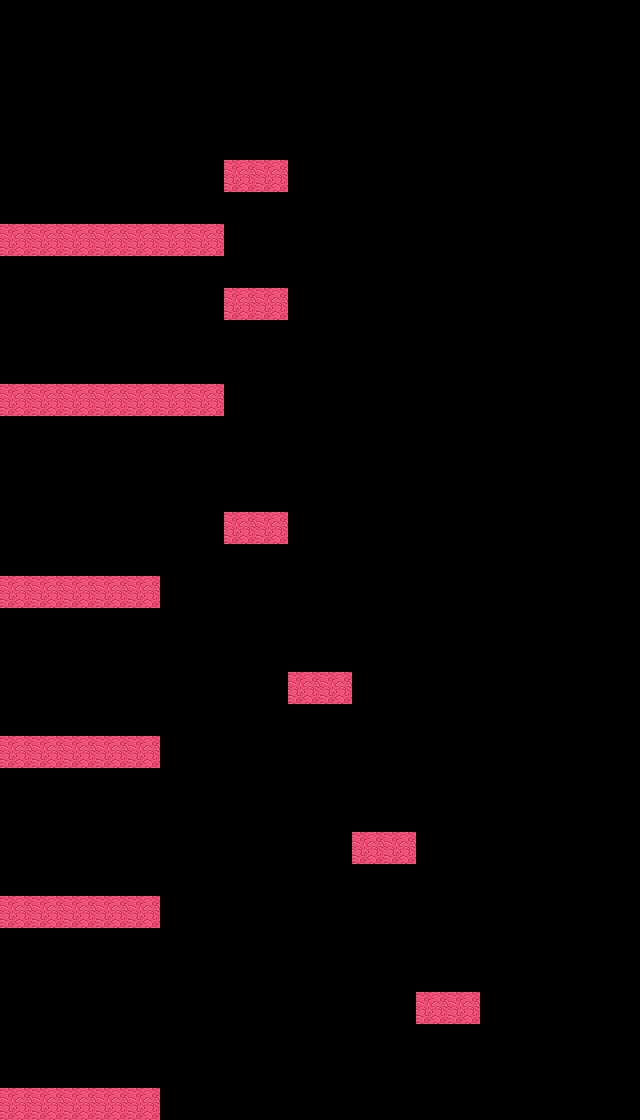

This is a level from a 2D game, rendered from its Tiled map with the project's own tilesets. A one-line summary and the complete map file follow:
An orthogonal 20x35 tile map with 32x32 px tiles, 1 tile layer (Background) and 14 objects.

<map version="1.10" tiledversion="1.10.2" orientation="orthogonal" renderorder="right-down" width="20" height="35" tilewidth="32" tileheight="32" infinite="0" nextlayerid="3" nextobjectid="15">
 <editorsettings>
  <export target="lvl12/map.json" format="json" />
 </editorsettings>
 <tileset firstgid="1" name="tileset" tilewidth="32" tileheight="32" tilecount="128" columns="8">
  <image source="tileset.png" trans="ff00ff" width="256" height="512" />
 </tileset>
 <layer id="1" name="Background" width="20" height="35">
  <data encoding="csv">
0,0,0,0,0,0,0,0,0,0,0,0,0,0,0,0,0,0,0,0,
0,0,0,0,0,0,0,0,0,0,0,0,0,0,0,0,0,0,0,0,
0,0,0,0,0,0,0,0,0,0,0,0,0,0,0,0,0,0,0,0,
0,0,0,0,0,0,0,0,0,0,0,0,0,0,0,0,0,0,0,0,
0,0,0,0,0,0,0,0,0,0,0,0,0,0,0,0,0,0,0,0,
0,0,0,0,0,0,0,18,18,0,0,0,0,0,0,0,0,0,0,0,
0,0,0,0,0,0,0,0,0,0,0,0,0,0,0,0,0,0,0,0,
18,18,18,18,18,18,18,0,0,0,0,0,0,0,0,0,0,0,0,0,
0,0,0,0,0,0,0,0,0,0,0,0,0,0,0,0,0,0,0,0,
0,0,0,0,0,0,0,18,18,0,0,0,0,0,0,0,0,0,0,0,
0,0,0,0,0,0,0,0,0,0,0,0,0,0,0,0,0,0,0,0,
0,0,0,0,0,0,0,0,0,0,0,0,0,0,0,0,0,0,0,0,
18,18,18,18,18,18,18,0,0,0,0,0,0,0,0,0,0,0,0,0,
0,0,0,0,0,0,0,0,0,0,0,0,0,0,0,0,0,0,0,0,
0,0,0,0,0,0,0,0,0,0,0,0,0,0,0,0,0,0,0,0,
0,0,0,0,0,0,0,0,0,0,0,0,0,0,0,0,0,0,0,0,
0,0,0,0,0,0,0,18,18,0,0,0,0,0,0,0,0,0,0,0,
0,0,0,0,0,0,0,0,0,0,0,0,0,0,0,0,0,0,0,0,
18,18,18,18,18,0,0,0,0,0,0,0,0,0,0,0,0,0,0,0,
0,0,0,0,0,0,0,0,0,0,0,0,0,0,0,0,0,0,0,0,
0,0,0,0,0,0,0,0,0,0,0,0,0,0,0,0,0,0,0,0,
0,0,0,0,0,0,0,0,0,18,18,0,0,0,0,0,0,0,0,0,
0,0,0,0,0,0,0,0,0,0,0,0,0,0,0,0,0,0,0,0,
18,18,18,18,18,0,0,0,0,0,0,0,0,0,0,0,0,0,0,0,
0,0,0,0,0,0,0,0,0,0,0,0,0,0,0,0,0,0,0,0,
0,0,0,0,0,0,0,0,0,0,0,0,0,0,0,0,0,0,0,0,
0,0,0,0,0,0,0,0,0,0,0,18,18,0,0,0,0,0,0,0,
0,0,0,0,0,0,0,0,0,0,0,0,0,0,0,0,0,0,0,0,
18,18,18,18,18,0,0,0,0,0,0,0,0,0,0,0,0,0,0,0,
0,0,0,0,0,0,0,0,0,0,0,0,0,0,0,0,0,0,0,0,
0,0,0,0,0,0,0,0,0,0,0,0,0,0,0,0,0,0,0,0,
0,0,0,0,0,0,0,0,0,0,0,0,0,18,18,0,0,0,0,0,
0,0,0,0,0,0,0,0,0,0,0,0,0,0,0,0,0,0,0,0,
0,0,0,0,0,0,0,0,0,0,0,0,0,0,0,0,0,0,0,0,
18,18,18,18,18,0,0,0,0,0,0,0,0,0,0,0,0,0,0,0
</data>
 </layer>
 <objectgroup id="2" name="Background collision">
  <object id="1" x="1" y="222" width="222" height="33" />
  <object id="2" x="226" y="158" width="63" height="31" />
  <object id="3" x="222" y="290" width="66" height="29" />
  <object id="4" x="-1" y="382" width="230" height="36" />
  <object id="5" x="222" y="512.667" width="66.6667" height="33.3333" />
  <object id="6" x="-1.33333" y="576" width="160" height="32" />
  <object id="7" x="290" y="671.333" width="61.3333" height="31.3333" />
  <object id="8" x="0" y="736.667" width="160.667" height="29.3333" />
  <object id="9" x="354" y="834" width="60" height="29.3333" />
  <object id="10" x="2" y="897.333" width="160.667" height="30" />
  <object id="11" x="414.667" y="994" width="64.6667" height="29.3333" />
  <object id="12" x="2" y="1088" width="158.667" height="33.3333" />
  <object id="13" x="478" y="914.667">
   <polygon points="0,0 -28.6667,30.6667 7.33333,30" />
  </object>
  <object id="14" x="211.333" y="819.333">
   <polygon points="0,0 9.33333,33.3333 67.3333,2" />
  </object>
 </objectgroup>
</map>
